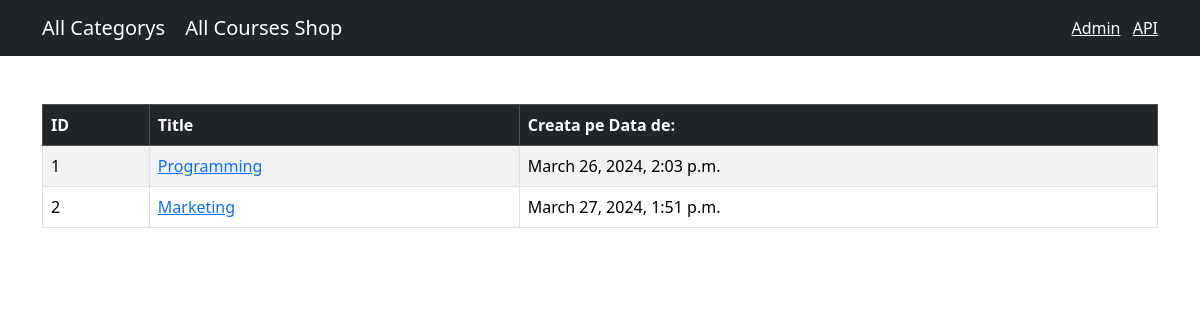
The app's page /shop/category/, older data.
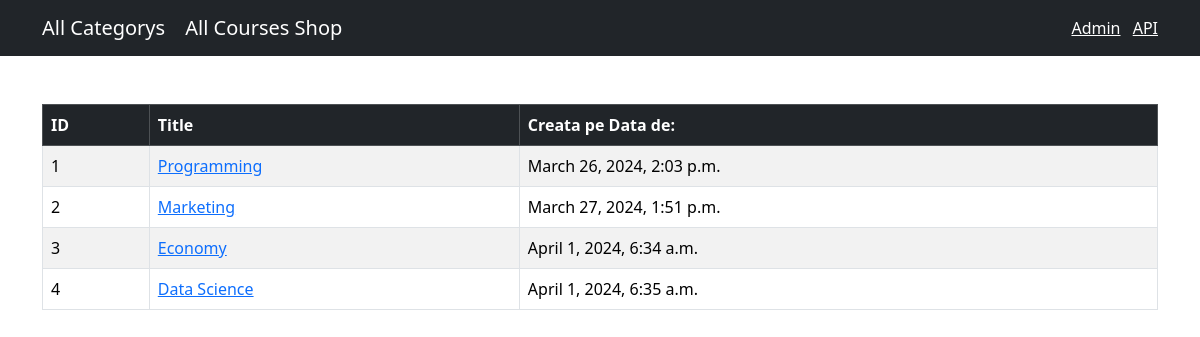
The same page, newer data.
### shop/models.py (models this page shows, shortened)
class Category(models.Model):
    title = models.CharField(max_length=255)
    created_at = models.DateTimeField(default=timezone.now)

### shop/views.py (the view)
# urls.py: path('category/', views.category, name='category'),
def category(request):
    category = Category.objects.all()
    return render(request, 'shop/category.html', {'category': category})

### templates/shop/category.html (shortened to what this page needs)
{% extends 'base.html' %}
{% block content %}
<table class="table mt-5 table-bordered table-striped table-hover">
    <thead class="table-dark">
    <tr>
        <th>ID</th>
        <th>Title</th>
        <th>Creata pe Data de:</th>
    </tr>
    </thead>
    <tbody>
    {% for category in category %}
    <tr>
        <td>{{category.id}}</td>
        <td>
            <a href={% url "shop:category_selected" category.id %}>{{category.title}}</a>
        </td>
        <td>{{category.created_at}}</td>
    </tr>
    {% endfor %}
    </tbody>
</table>
{% endblock %}

Row changes from the older to the newer data that the page shows:
added Category: id "3", title "Economy", created_at "April 1, 2024, 6:34 a.m."
added Category: id "4", title "Data Science", created_at "April 1, 2024, 6:35 a.m."
